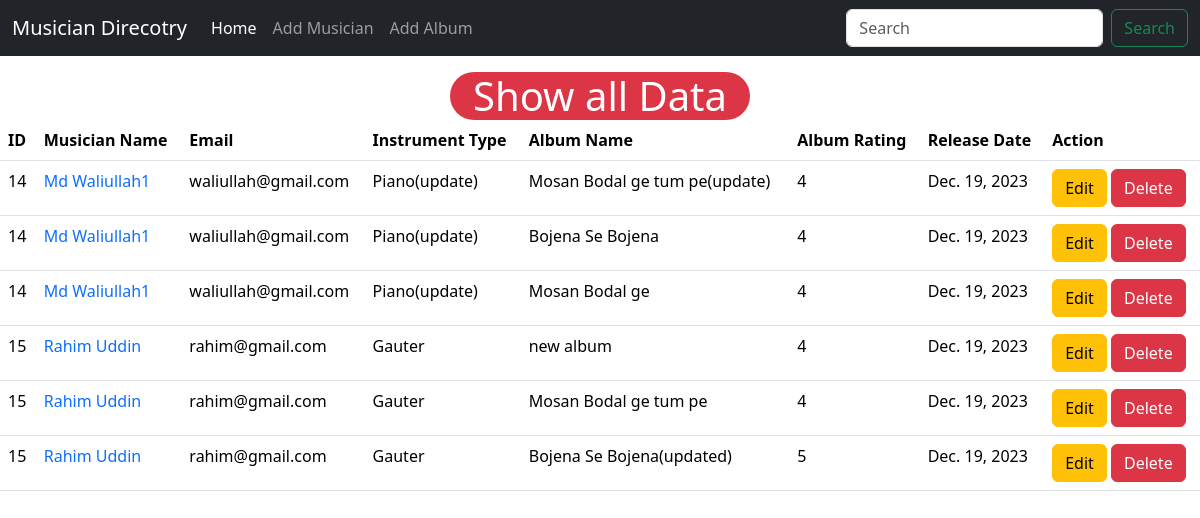
The page / on the database its author committed.
### musician/models.py (models this page shows, shortened)
class Musician(models.Model):
    first_name = models.CharField(max_length=50)
    last_name = models.CharField(max_length=50)
    email = models.EmailField(max_length=100)
    phone_number = models.CharField(max_length=11)
    instrument_type = models.CharField(max_length=50)

### album/models.py (models this page shows, shortened)
class Album(models.Model):
    album_name = models.CharField( max_length=50)
    musician = models.ForeignKey(Musician, on_delete=models.CASCADE)
    album_relased_date = models.DateField()
    rating = models.IntegerField(choices=[(i, str(i)) for i in range(1, 6)])

### musicians_directory/views.py (the view)
# urls.py: path('', views.AlbumView.as_view(), name = 'homepage'),
class AlbumView(DetailView):
    template_name = 'home.html'
    def get(self, request, *args, **kwargs):
        musician = Musician.objects.all()
        album = Album.objects.all().select_related('musician')
        return render(request, self.template_name, {'album': album, 'musician': musician})

### templates/home.html
{% extends "base.html" %}
{% block content %}
<h1 class="mt-3 bg-danger text-white w-25 m-auto text-center rounded-5">Show all Data</h1>
<table class="table">
  <thead>
    <tr>
      <th scope="col">ID</th>
      <th scope="col">Musician Name</th>
      <th scope="col">Email</th>
      <th scope="col">Instrument Type</th>
      <th scope="col">Album Name</th>
      <th scope="col">Album Rating</th>
      <th scope="col">Release Date</th>
      <th scope="col">Action</th>
    </tr>
  </thead>
  <tbody>
    {% for musi in musician %}
      {% for al in album %}
        {% if al.musician.id == musi.id %}
          <tr>
            <td>{{ musi.id }}</td>
            <td><a href="{% url 'edit_musician' musi.id %}" class="text-decoration-none">{{ musi.first_name }} {{ musi.last_name }}</a></td>
            <td>{{ musi.email }}</td>
            <td>{{ musi.instrument_type }}</td>
            <td>{{ al.album_name }}</td>
            <td>{{ al.rating }}</td>
            <td>{{ al.album_relased_date }}</td>
            <td>
              <a href="{% url 'edit_album' al.id %}" class="btn btn-warning btn-small">Edit</a>
              <a href="{% url 'delete_album' al.id %}" class="btn btn-danger btn-small">Delete</a>
            </td>
          </tr>
        {% endif %}
      {% endfor %}
    {% endfor %}
  </tbody>
</table>
{% endblock %}

### templates/base.html (shortened to what this page needs)
<!doctype html>
<html lang="en">
  <head>
    <link href="https://cdn.jsdelivr.net/npm/bootstrap@5.3.2/dist/css/bootstrap.min.css" rel="stylesheet">
  </head>
  <body>
    <nav class="navbar navbar-expand-lg navbar-dark bg-dark">
        <div class="container-fluid">
          <a class="navbar-brand" href="{% url 'homepage' %}">Musician Direcotry</a>
          <div class="collapse navbar-collapse" id="navbarSupportedContent">
            <ul class="navbar-nav me-auto mb-2 mb-lg-0">
              <li class="nav-item">
                <a class="nav-link active" aria-current="page" href="{% url 'homepage' %}">Home</a>
              </li>
              <li class="nav-item">
                <a class="nav-link" href="{% url 'add_musician' %}">Add Musician</a>
              </li>
              <li class="nav-item">
                <a class="nav-link" href="{% url 'add_album' %}">Add Album</a>
              </li>
            </ul>
            <form class="d-flex" role="search">
              <input class="form-control me-2" type="search" placeholder="Search" aria-label="Search">
              <button class="btn btn-outline-success" type="submit">Search</button>
            </form>
          </div>
        </div>
      </nav>
    {% block content %}
    {% endblock %}
  </body>
</html>

### rows shown on the page
Musician: id "14", first_name "Md", last_name "Waliullah1", email "waliullah@gmail.com", instrument_type "Piano(update)"
Album: album_name "Mosan Bodal ge tum pe(update)", rating "4", album_relased_date "Dec. 19, 2023"
Album: album_name "Bojena Se Bojena", rating "4", album_relased_date "Dec. 19, 2023"
Album: album_name "Mosan Bodal ge", rating "4", album_relased_date "Dec. 19, 2023"
Musician: id "15", first_name "Rahim", last_name "Uddin", email "rahim@gmail.com", instrument_type "Gauter"
Album: album_name "new album", rating "4", album_relased_date "Dec. 19, 2023"
Album: album_name "Mosan Bodal ge tum pe", rating "4", album_relased_date "Dec. 19, 2023"
Album: album_name "Bojena Se Bojena(updated)", rating "5", album_relased_date "Dec. 19, 2023"
